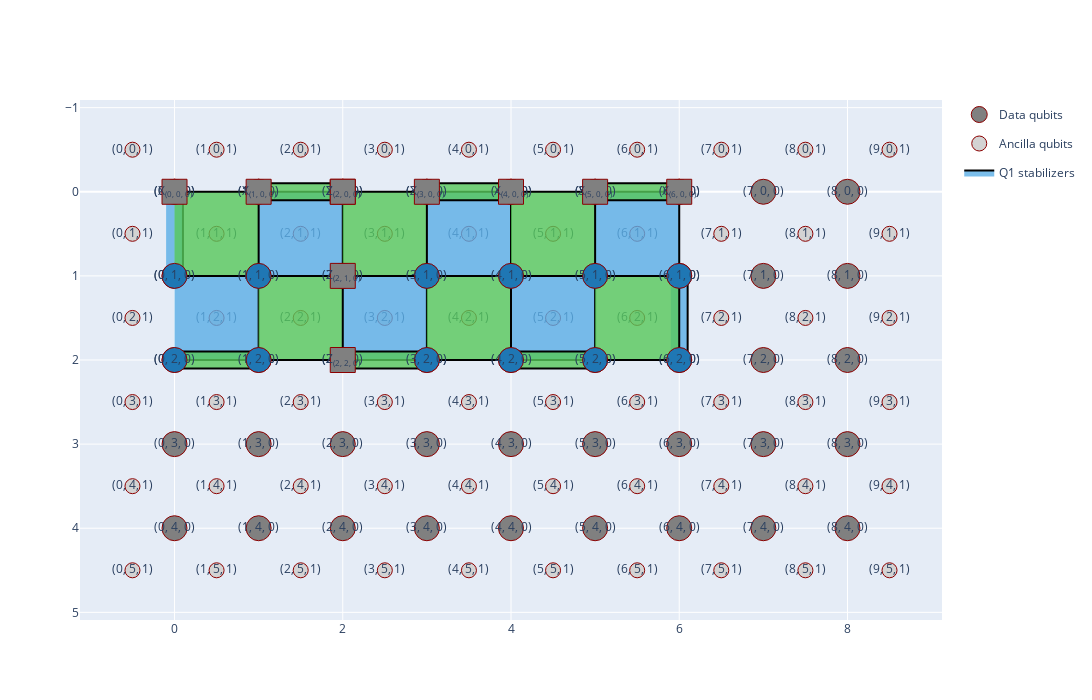

The notebook cell this image was saved under:
### Markdown cell above
Plot the lattice with the one logical patch:

### Code cell
qecplot = QECPlot(circ)
qecplot.plot_logical_qubit("Q1")
qecplot.show()
